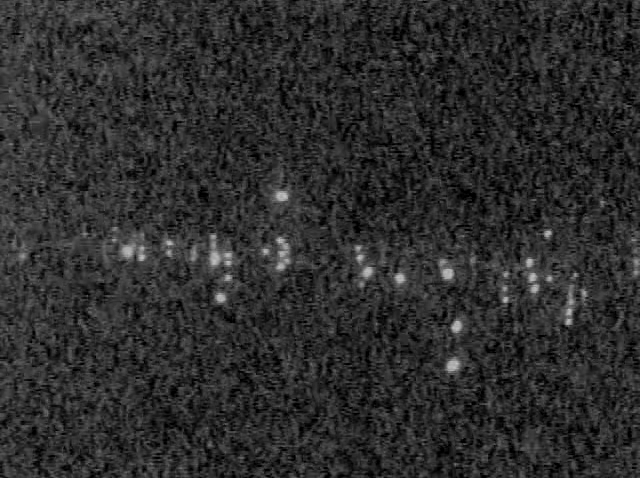
#> input picture wall-e/ostracod_detection/ostracod.png, 640 x 478 px, found by its file name
$ python contours_mean_test.py   (older library calls are emulated)
#> lines starting #> are read from the running program, lines starting #| are printed output that depends on the picture; after the words box and inside, x2 and y2 are one past the last pixel; in counts of white or black regions, pixels touching at a corner belong together
import numpy as np
import cv2
# USAGE: python2 contours.py -i"./ostracod.png" -b120 -w120
# The above params work pretty well
black = 120
white = 100

im = cv2.imread('./ostracod.png')
#> im is the input picture: shape (478, 640, 3); min 0, max 196, mean 45.2

imgray = cv2.cvtColor(im,cv2.COLOR_BGR2GRAY)

ret,thresh = cv2.threshold(imgray,black,white,cv2.THRESH_BINARY)
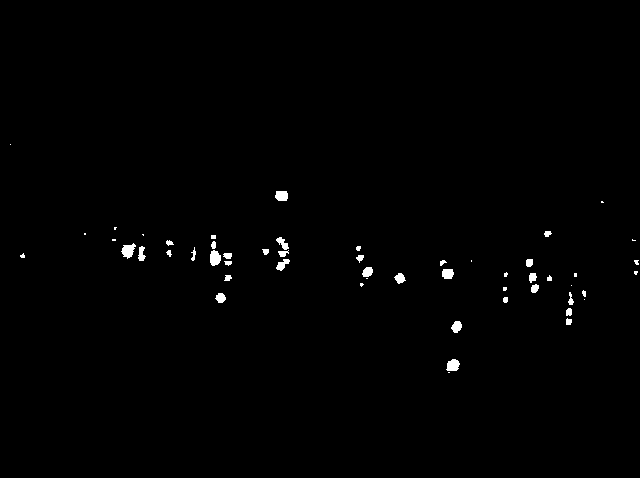
#> thresh: shape (478, 640); values 0 (black) and 100 (white), 0.71% white; 54 white regions (19 under 20 px)
#> ret = 120
imgray2, contours, hierarchy = cv2.findContours(thresh,cv2.RETR_LIST,cv2.CHAIN_APPROX_SIMPLE)
#> contours = 54 contours, 27 with area under 20; largest, box (x1, y1, x2, y2) and area: (121, 243, 136, 259) 119, (210, 250, 221, 266) 116, (446, 359, 460, 371) 108, (275, 191, 288, 201) 97, (442, 269, 454, 279) 86

for contour in contours:
    mask = np.zeros(imgray.shape, np.uint8)
    cv2.drawContours(mask, [contour], 0, 255, -1)
    mean_val = cv2.mean(imgray,mask = mask)
    min_val, max_val, min_loc, max_loc = cv2.minMaxLoc(imgray, mask = mask)
    imgray2[max_loc[1], max_loc[0]] = 0
    cv2.drawContours(imgray2, [contour], 0, (0, 255, 255), 1)
    cv2.imshow("im", imgray2)
    cv2.waitKey(0)
    if cv2.contourArea(contour) > 0:
        M = cv2.moments(contour)
        cX = int(M["m10"] / M["m00"])
        cY = int(M["m01"] / M["m00"])
#> this loop made 54 passes
#> (mean_val, min_val, max_val, min_loc, max_loc, cX, cY) on passes 2, 3, 4, 5, 7, 8, 9, 10, 11, 13, 16: ((160.1, 0, 0, 0), 122, 196, (457, 360), (456, 363), 452, 364), ((160.9, 0, 0, 0), 121, 190, (454, 332), (456, 328), 456, 326), ((152.5, 0, 0, 0), 121, 182, (571, 322), (568, 320), 568, 321), ((152.3, 0, 0, 0), 121, 183, (566, 315), (569, 309), 568, 311), ((156.4, 0, 0, 0), 121, 187, (507, 301), (505, 300), 505, 299), ((155.4, 0, 0, 0), 121, 188, (223, 294), (219, 295), 220, 297), ((138.1, 0, 0, 0), 121, 168, (571, 294), (570, 302), 570, 299), ((140.7, 0, 0, 0), 121, 167, (584, 296), (584, 293), 583, 292), ((140.7, 0, 0, 0), 123, 160, (506, 289), (505, 288), 504, 288), ((154.5, 0, 0, 0), 122, 182, (532, 286), (535, 287), 534, 288), ((148, 0, 0, 0), 121, 173, (549, 275), (549, 277), 549, 278)
#> (contour, mean_val, min_val, max_val, max_loc, cX, cY) on pass 45: ([[112, 239], [112, 240], [115, 240], [115, 239]], (140.2, 0, 0, 0), 130, 151, (114, 239), 113, 239)
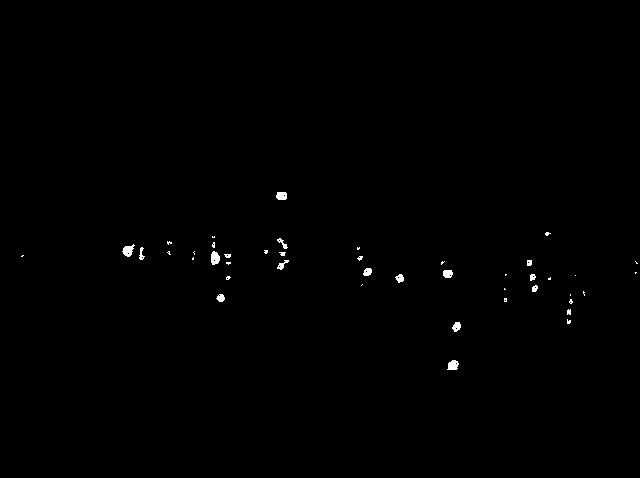
#> imgray2: shape (478, 640); values 0 (black) and 100 (white), 0.38% white; 44 white regions (26 under 20 px), largest, box (x1, y1, x2, y2) and area: (122, 244, 135, 257) 97, (211, 251, 220, 265) 97, (447, 360, 459, 370) 90
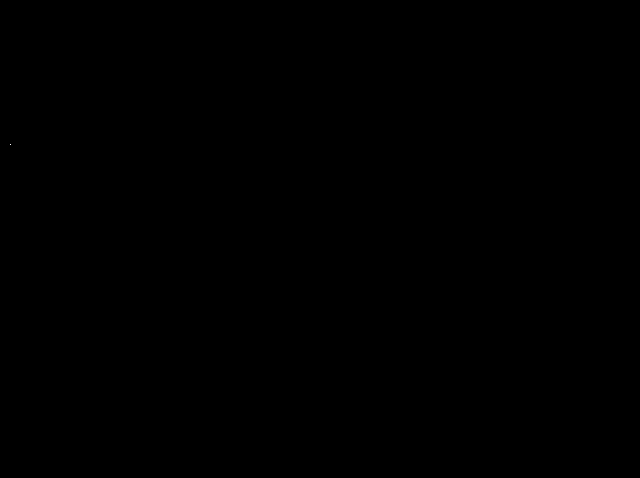
#> mask: shape (478, 640); 0% white in thin lines or dots, all inside (x1, y1, x2, y2) = (10, 144, 11, 145)
        # [29 lines of commented-out code are left out]
